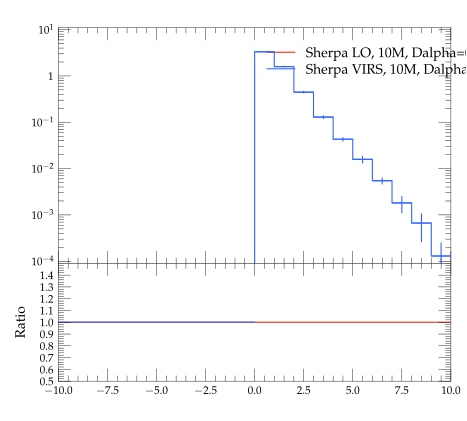

Here is the Python script that generated this plot:
#! /usr/bin/env python

# This Python script was auto-generated using YODA v2.0.0.
# Analysis object: /evtb/inc_tjg_deta
# Timestamp: 15-04-2024 (14:39:01)

import matplotlib as mpl
import matplotlib.pyplot as plt
mpl.use('Agg') # comment out for interactive use
import os
import numpy as np

plotDir = os.path.split(os.path.realpath(__file__))[0]
if 'YODA_USER_PLOT_PATH' in globals():
    plot_outdir = globals()['YODA_USER_PLOT_PATH']
else:
    plot_outdir = plotDir

#plot style
plt.style.use(os.path.join(plotDir, '../default.mplstyle'))
# plot metadata
figW, figH = plt.rcParams['figure.figsize']
ax_xLabel = r''
ax_yLabel = r''
ax_title  = r''
ax_xScale = 'linear'
ax_yScale = 'log'
xLims = (-10.0, 10.0)
yLims = (9e-05, 11.0)

# TeX-friendly labels for the legend
labels = [ r"Sherpa LO, 10M, Dalpha=0.01", r"Sherpa VIRS, 10M, Dalpha=0.01" ]

# Create figure and axis objects
fig, (ax, ratio0_ax) = plt.subplots(2, 1, sharex=True,
                  figsize=(figW,figH), gridspec_kw={'height_ratios': (2, 1)})
ratio0_ax.yaxis.set_major_locator(mpl.ticker.MultipleLocator(0.1))
ratio0_ax.set_ylim(0.5, 1.4999)
ratio0_ax.set_ylabel('Ratio')

# LineColor map: curve index -> color
linecolors = {0: '#EE3311', 1: '#3366FF'}
# the numerical data is stored in a separate file
dataf = dict()
prefix = os.path.split(__file__)[0]
if prefix:    prefix = prefix + '/'
exec(open(prefix+'inc_tjg_deta__data.py').read(), dataf)


legend_handles = [] # keep track of handles for the legend

# style options for curves
# starts at zorder>=5 to draw curve on top of legend
styles = {
  'curve0': {
    'color' : linecolors[0],
    'linestyle' : '-',
    'marker' : 'o',
    'zorder' : 5,
    'histstyle' : True,
  },
  'curve1': {
    'color' : linecolors[1],
    'linestyle' : '-',
    'marker' : 'o',
    'zorder' : 6,
    'histstyle' : True,
  },
}
# curve from input yoda files in main panel
for label in dataf['yvals'].keys():
    if all(np.isnan(v) for v in dataf['yvals'][label]):
        continue
    tmp = None
    if styles[label]['histstyle']: # draw as histogram
        tmp, = ax.plot(dataf['xedges'], dataf['yedges'][label],
                       color=styles[label]['color'],
                       linestyle=styles[label]['linestyle'],
                       drawstyle='steps-pre', solid_joinstyle='miter',
                       zorder=styles[label]['zorder'], label=label)
        ax.errorbar(dataf['xpoints'], dataf['yvals'][label], color=styles[label]['color'],
                    xerr=dataf['xerrs'], yerr=[dataf['ydowns'][label], dataf['yups'][label]],
                    linestyle='none', zorder=styles[label]['zorder'])
    else: # draw as scatter
        tmp = ax.errorbar(dataf['xpoints'], dataf['yvals'][label],
                          xerr=dataf['xerrs'],
                          yerr=[ dataf['ydowns'][label],
                          dataf['yups'][label] ],
                          fmt=styles[label]['marker'],
                          ecolor=styles[label]['color'],
                          color=styles[label]['color'], zorder=2)
        tmp[-1][0].set_linestyle(styles[label]['linestyle'])
    legend_handles += [tmp]
    for varLabel in dataf['variation_yvals'].keys():
        if varLabel.startswith(label):
            tmp, = ax.plot(dataf['xedges'], dataf['variation_yvals'][varLabel],
                           color=styles[label]['color'],
                           linestyle=styles[label]['linestyle'],
                           drawstyle='steps-pre', solid_joinstyle='miter',
                           zorder=styles[label]['zorder'], alpha=0.5)


# plots on ratio panel
# curve from input yoda files in ratio panel
for label, yvals in dataf['ratio0_yvals'].items():
    if all(np.isnan(v) for v in yvals):
        continue
    if styles[label]['histstyle']: # plot as histogram
        ratio0_ax.plot(dataf['xedges'], yvals,
                       color=styles[label]['color'],
                       linestyle=styles[label]['linestyle'],
                       drawstyle='steps-pre', zorder=1,
                       solid_joinstyle='miter')
        ratio0_ax.vlines(dataf['xpoints'],
                         dataf['ratio0_ymin'][label],
                         dataf['ratio0_ymax'][label],
                         color=styles[label]['color'], zorder=1)
    else: # plot as scatter
        tmp = ratio0_ax.errorbar(dataf['xpoints'],
                                 yvals, xerr=dataf['xerrs'],
                                 yerr=dataf['ratio0_yerrs'][label],
                                 fmt=styles[label]['marker'],
                                 ecolor=styles[label]['color'],
                                 color=styles[label]['color'])
        tmp[-1][0].set_linestyle(styles[label]['linestyle'])

    for varlabel in dataf['ratio0_variation_vals'].keys():
        if varlabel.startswith(label):
            ratio0_ax.plot(dataf['xedges'],
                            dataf['ratio0_variation_vals'][varlabel],
                            color=styles[label]['color'],
                            linestyle=styles[label]['linestyle'],
                            drawstyle='steps-pre', solid_joinstyle='miter',
                            zorder=1, alpha=0.5)

legend_pos = (0.5, 0.97)
ax.legend(legend_handles, labels, loc='upper left', bbox_to_anchor=legend_pos)

# set plot metadata as defined above
ratio0_ax.set_xlabel(ax_xLabel)
ratio0_ax.xaxis.set_label_coords(1., -.15)
ax.set_ylabel(ax_yLabel, loc='top')
ax.set_title(ax_title, loc='left')
ax.set_xscale(ax_xScale)
ax.set_yscale(ax_yScale)
ax.set_xlim(xLims)
ax.set_ylim(yLims)

# tick formatting
plt.rcParams['xtick.top'] = True
plt.rcParams['ytick.right'] = True
ax.yaxis.set_major_locator(mpl.ticker.LogLocator(base=10.0, numticks=np.inf))
ax.yaxis.set_minor_locator(mpl.ticker.LogLocator(
                           base=10.0, subs=np.arange(0.1, 1, 0.1), numticks=np.inf))
fig.align_ylabels((ax, ratio0_ax))
plt.savefig(os.path.join(plot_outdir, 'inc_tjg_deta.pdf'), format='PDF')
plt.savefig(os.path.join(plot_outdir, 'inc_tjg_deta.png'), format='PNG')

plt.close(fig)
